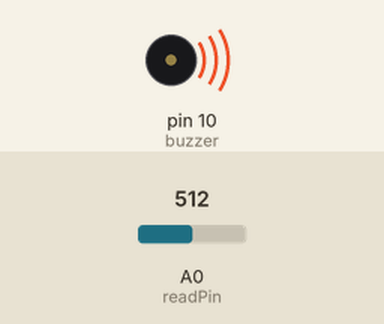
The sketch below on a simulated Arduino Uno, built with avr-gcc and run on an emulated ATmega328P. On the bench: buzzer (waves = sounding). The inputs (shaded band) are chosen by the test bench; at power-on: A0 (readPin) = 512.

Above: at 0.1 s.
Timing chart, 0 to 1.6 s (numbered marks = the images above):
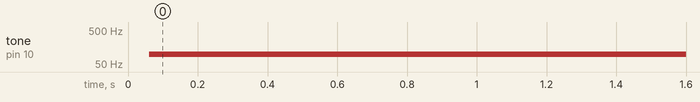

The sketch:

pitch_changer.ino
```cpp
int readPin = A0;
int buzzer = 10;
float readValue;
int dt;

void setup() {

  pinMode(readPin,INPUT);
  Serial.begin(9600);
  pinMode(buzzer, OUTPUT);

}

void loop() {

  readValue = analogRead(readPin);
  dt = (readValue*(9940./1023.) + 60.);

  digitalWrite(buzzer, HIGH);
  delayMicroseconds(dt);
  digitalWrite(buzzer, LOW);
  delayMicroseconds(dt);

}
```

Measured:
- by itself, tone on pin 10 (buzzer): silent → 98 Hz at 0.06 s
